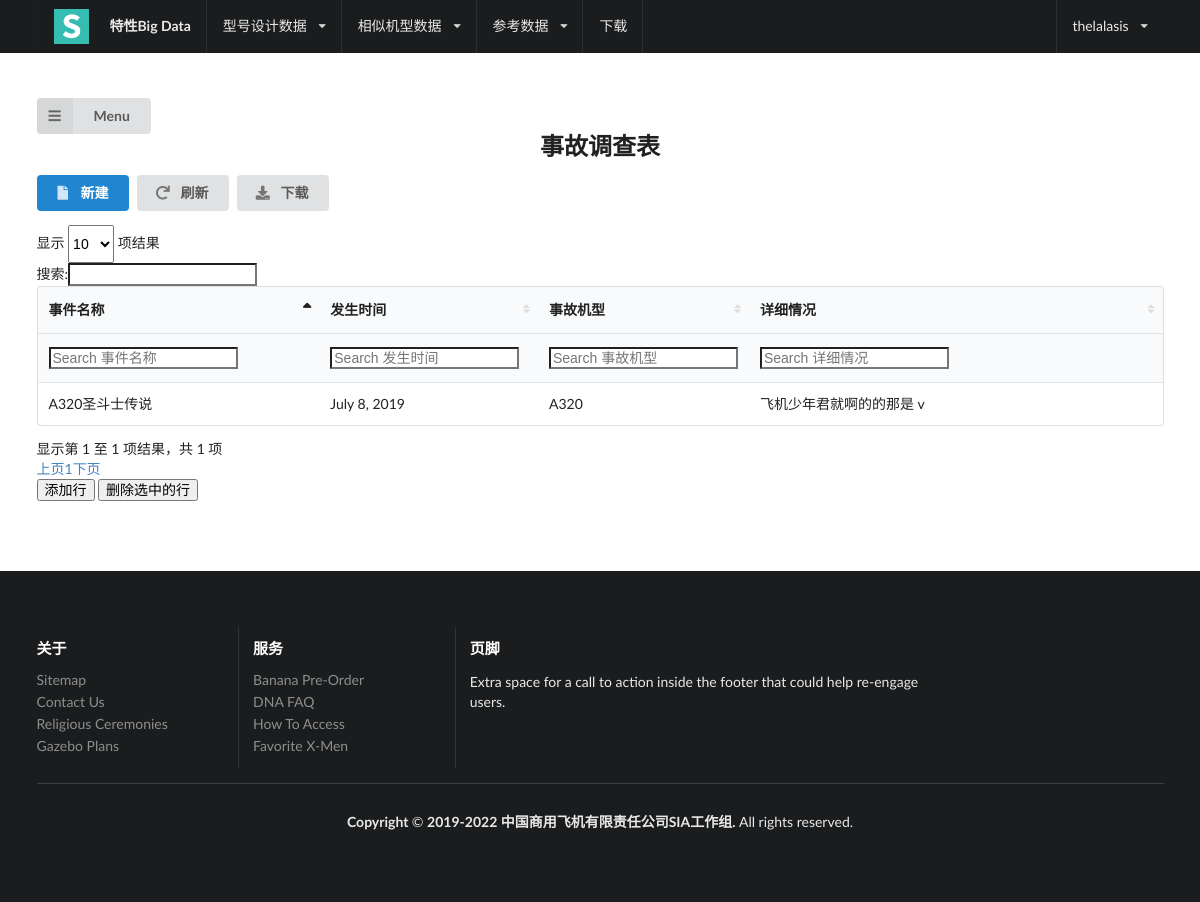
The app's page /data_platform/accident_list/ (signed in) with its own data.
### data_platform/models.py (models this page shows, shortened)
class accident(models.Model):
  id = models.AutoField(primary_key = True)
  title = models.CharField("标题", max_length=200)
  date = models.DateField("发生时间")
  content = models.TextField("事件描述")
  acmodel = models.ForeignKey(acmodel, on_delete = models.CASCADE)

class acmodel(models.Model):
    id = models.AutoField(primary_key = True)
    basic_acmodel = models.CharField("基本型号", max_length = 100)
    expanded_acmodel = models.CharField("扩展型号", max_length = 100)
    if_intra_ac = models.BooleanField(default = False)
    class Meta:
        ordering = ('basic_acmodel',)
        verbose_name = '飞机型号'
        verbose_name_plural = '飞机型号'
    def __str__(self):
        return (self.basic_acmodel)

### data_platform/views.py (the view)
class get_accident_list(LoginRequiredMixin,ListView):
	model = accident
	template_name = "accident_list.html"
	context_object_name =  "accident_list"

### data_platform/templates/accident_list.html (shortened to what this page needs)
{% load static %}
{% include "head.html" %}
<body>
<div class="ui main container">
<div class="ui column">
    <div class = 'row'>
        <div class="pusher">
           <div id = "toggle" class="ui labeled icon button">
            <i class = "sidebar icon"></i>
            Menu
           </div>
        </div>
    </div>
    <div class="item">
        <h2 class = "ui center aligned header">事故调查表</h2>
    </div>
</div>
    <div class="ui basic segment pushable">
            <button class="ui new blue button">
                <i class="file icon"></i>
                新建
            </button>
            <button class="ui renewal button">
                <i class="redo icon"></i>
                刷新
            </button>
            <button class="ui download button">
                <i class="download icon"></i>
                下载
            </button>
          <table id="accident" class="ui striped table">
              <thead>
              <tr>
                <th>事件名称</th>
                <th>发生时间</th>
                <th>事故机型</th>
                <th>详细情况</th>
              </tr>
              </thead>
              <tfoot>
                <tr>
                  <th>事件名称</th>
                  <th>发生时间</th>
                  <th>事故机型</th>
                  <th>详细情况</th>
                </tr>
              </tfoot>
              <tbody>
                {% for accident in accident_list %}
                  <tr>
                    <td>{{accident.title}}</td>
                    <td>{{accident.date}}</td>
                    <td>{{accident.acmodel}}</td>
                    <td>{{accident.content}}</td>
                 </tr>
               {% endfor %}
              </tbody>
          </table>
          <p>
            <button id="addRow">添加行</button>
            <button id="delRow">删除选中的行</button>
          </p>
    </div>
  </div>
</body>
{% include "foot.html" %}

### data_platform/templates/head.html (shortened to what this page needs)
<!DOCTYPE html>
{% load static %}
<html lang="zh-CN">
<head>
  <link href="{% static 'css/semantic.min.css' %}" rel="stylesheet">
  <link href="{% static 'css/datatables.min.css' %}" rel = "stylesheet">
</head>
<body>
  <div class="ui fixed primary inverted menu">
    <div class="ui container">
      <a href="{% url 'data_platform:index' %}" class="header item">
        <img class="logo" src="{% static 'logo.png' %}">
          特性Big Data
      </a>
      <div class="ui simple dropdown item">
        型号设计数据 <i class="dropdown icon"></i>
      </div>
      <div class="ui simple dropdown item">
        相似机型数据 <i class="dropdown icon"></i>
      </div>
      <div class="ui simple dropdown item">
        参考数据 <i class="dropdown icon"></i>
      </div>
        <a class="item" href="{% url 'data_platform:download' %}">下载</a>
     <div class="ui simple dropdown right item">
          {% if user.is_authenticated %}
          {{ user.username }}<i class="dropdown icon"></i>
          {% else %}
          游客<i class="dropdown icon"></i>
          <div class="menu">
            <li><a href="{% url 'account:login' %}">登录</a></li>
            <li><a href="{% url 'account:register' %}">注册</a></li>
          {% endif %}
          </div>
     </div>
  </div>
</body>

### data_platform/templates/head.html (style rules this page uses)
body { background-color: #FFFFFF; }
.ui.menu .item img.logo { margin-right: 1.5em; }
.main.container { margin-top: 7em; }

### records on screen
accident: title "A320圣斗士传说", date "July 8, 2019", acmodel "A320", content "飞机少年君就啊的的那是 v"

### other values on screen
{{ user.username }} "thelalasis"
